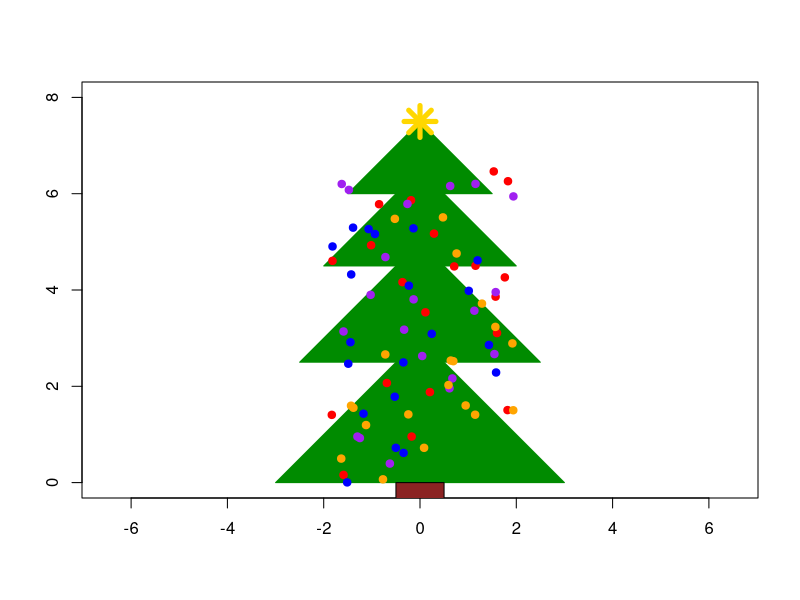

Here is the R script that generated this plot:
# Draw a Christmas Tree in R

# Set up the plot area
plot(0, 0, type="n", xlab="", ylab="", xlim=c(-5, 5), ylim=c(0, 8), asp=1)

# Function to draw a tree layer
draw_tree_layer <- function(center, bottom, height, color) {
  x <- c(center - height, center, center + height)
  y <- c(bottom, bottom + height, bottom)
  polygon(x, y, col=color, border=color)
}

# Tree colors
tree_color <- "green4"

# Draw the tree layers
draw_tree_layer(0, 0, 3, tree_color)
draw_tree_layer(0, 2.5, 2.5, tree_color)
draw_tree_layer(0, 4.5, 2, tree_color)
draw_tree_layer(0, 6, 1.5, tree_color)

# Draw the trunk
rect(-0.5, 0, 0.5, -1, col="brown4")

# Add some ornaments
set.seed(123) # For reproducible ornament placement
points(runif(20, -2, 2), runif(20, 0, 6.5), col="red", pch=19)
points(runif(20, -2, 2), runif(20, 0, 6.5), col="blue", pch=19)
points(runif(20, -2, 2), runif(20, 0, 6.5), col="purple", pch=19)
points(runif(20, -2, 2), runif(20, 0, 6.5), col="orange", pch=19)

# Add a star on top
points(0, 7.5, col="gold", pch=8, cex=3, lwd = 5)
